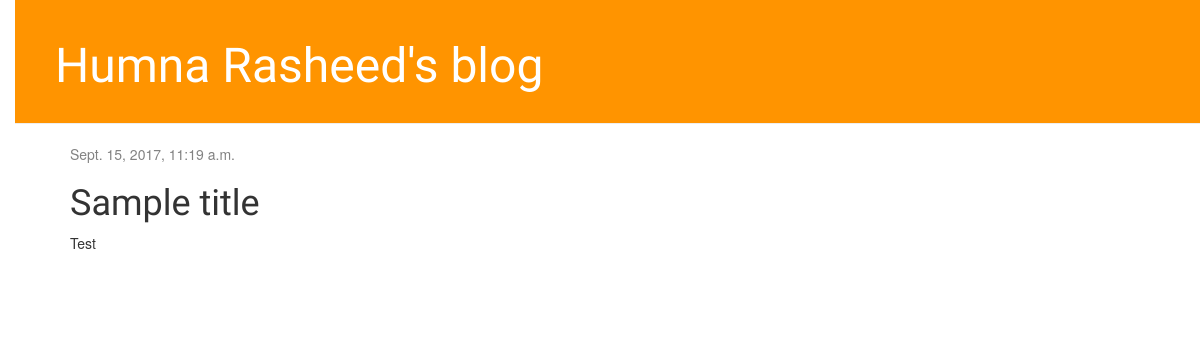
/post/3/, run on an earlier commit of the app's database.
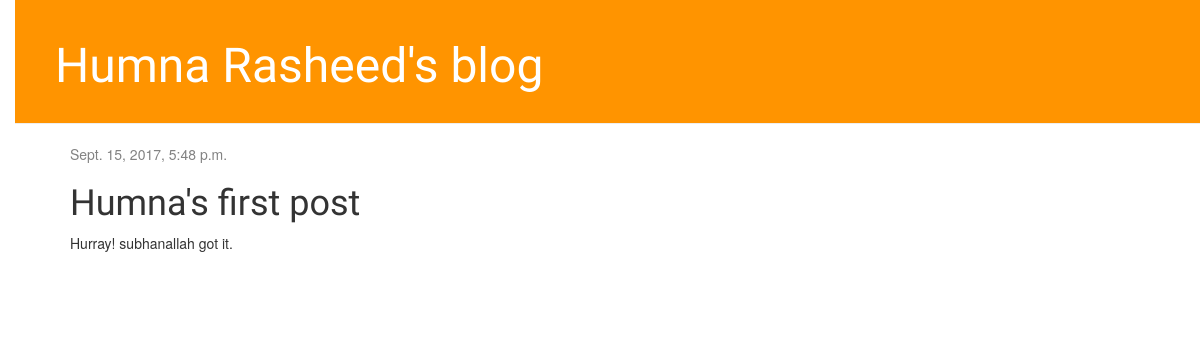
And on a later commit of the database.
### blog/models.py (models this page shows, shortened)
class Post(models.Model):
    author = models.ForeignKey('auth.User')
    title = models.CharField(max_length=200)
    text = models.TextField()
    created_date = models.DateTimeField(
            default=timezone.now)
    published_date = models.DateTimeField(
            blank=True, null=True)

### blog/views.py (the view)
# urls.py: url(r'^post/(?P<pk>\d+)/$', views.post_detail, name='post_detail'),
def post_detail(request, pk):
    post = get_object_or_404(Post, pk=pk)
    return render(request, 'blog/post_detail.html', {'post': post})

### blog/templates/blog/post_detail.html (shortened to what this page needs)
{% extends 'blog/base.html' %}
{% block content %}
    <div class="post">
        {% if post.published_date %}
            <div class="date">
                {{ post.published_date }}
            </div>
        {% endif %}
        <h1>{{ post.title }}</h1>
        <p>{{ post.text|linebreaksbr }}</p>
    </div>
{% endblock %}

What changed in the data, as far as the page shows it:
changed Post: published_date "Sept. 15, 2017, 11:19 a.m." → "Sept. 15, 2017, 5:48 p.m."; title "Sample title" → "Humna's first post"; text "Test" → "Hurray! subhanallah got it."
